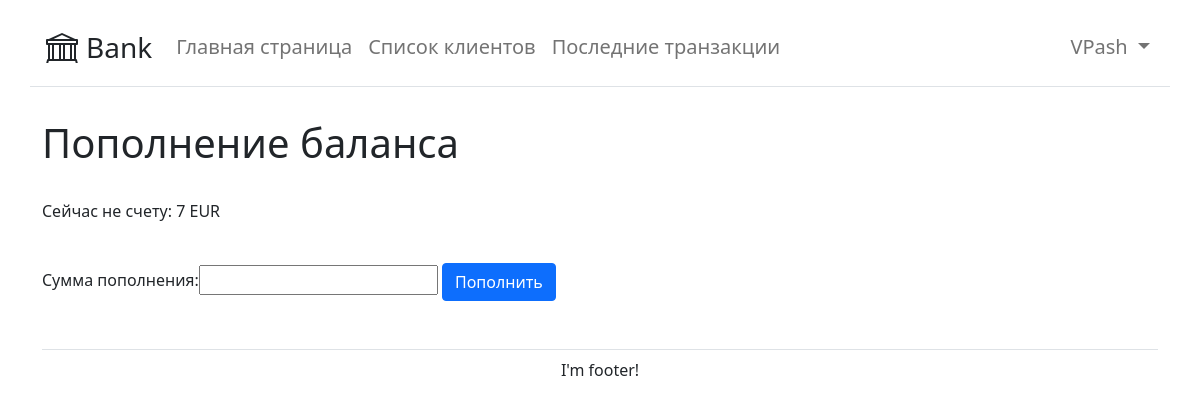
/add_balance/1 (signed in), run on the app's committed database.
### bank/models.py (models this page shows, shortened)
class User(AbstractUser): # Первичная модель
	sex_choices = (
		(' ', 'Не выбран'),
		('М', 'Мужской'),
		('Ж', 'Женский'),
	)
	first_name = models.CharField(max_length=30, blank=True, verbose_name='Имя')
	last_name = models.CharField(max_length=30, blank=True, verbose_name='Фамилия')
	sex = models.CharField(choices=sex_choices, default=' ', max_length=2, verbose_name='Пол')
	age = models.IntegerField(default=0, verbose_name='Возраст')
	slug = models.SlugField(max_length=255, unique=True, db_index=True)
	def get_absolute_url(self):
		return reverse('client_info', kwargs={'client_slug': self.slug})
	class Meta: # изменят наименование моедли в админ панели
		verbose_name = 'Пользователи'
		verbose_name_plural = 'Пользователи' # наименование для множемтвенного числа

class Account_Balance (models.Model):
	bank_account = models.OneToOneField(Bank_Account, on_delete=models.CASCADE)
	balance = models.IntegerField(default=0, validators=[validators.MinValueValidator(0),], verbose_name='Баланс')
	class Meta:
		verbose_name = 'Баланс счёта'

class Bank_Account (models.Model): # Вторичная модель
	account_choices = (
		('USD', 'USD'),
		('EUR', 'EUR'),
		('RUB', 'RUB'),
	)
	account = models.CharField(choices=account_choices, max_length=3, verbose_name='Счёт')
	time_create = models.DateTimeField(auto_now_add=True, verbose_name='Дата создания')
	client = models.ForeignKey(settings.AUTH_USER_MODEL, on_delete=models.CASCADE, verbose_name='Клиент')
	def __str__(self):
		return self.account
	class Meta:
		verbose_name = 'Банковские счета'
		verbose_name_plural = 'Банковские счета'
		ordering = ['time_create']

### bank/views.py (the view)
def add_balance (request, account_balance_pk):
	account_balance = get_object_or_404 (Account_Balance, pk=account_balance_pk)
	if request.method == 'POST':
		form = AddBalanceForm(request.POST, balance=account_balance.balance)
		if form.is_valid():
			add_amount = form.cleaned_data.get('replenishment_amount')
			account_balance.balance = F('balance')+add_amount
			account_balance.save()
			return redirect(reverse_lazy('client_info', args=[request.user.slug]))
	else:
		form = AddBalanceForm()
	return render (request, 'bank/add_balance.html', {'menu': menu, 'form': form, 'account_balance': account_balance, 'title': 'Пополнение баланса'})

### bank/forms.py (shortened to what this page needs)
class AddBalanceForm(forms.Form):
	def __init__(self, *args, **kwargs):
		self.balance = kwargs.pop('balance', None)
		super(AddBalanceForm, self).__init__(*args, **kwargs)
	replenishment_amount = forms.IntegerField(label='Сумма пополнения', validators=[validators.MinValueValidator(0),])

### bank/templates/bank/add_balance.html (shortened to what this page needs)
{% extends 'bank/base.html' %}
{% block content %}
  <div class="container">
    <h1>{{title}}</h1><br>
    <p>Сейчас не счету: {{account_balance.balance}} {{account_balance.bank_account}}</p><br>
    <form method="post">
      {{ form }}
    <button type="submit" class="btn btn-primary">Пополнить</button>
  </form>
  </div>
{% endblock %}

### bank/templates/bank/base.html (shortened to what this page needs)
{% load static %}
<!DOCTYPE html PUBLIC "-//W3C//DTD XHTML 1.0 Strict//EN"
	"http://www.w3.org/TR/xhtml1/DTD/xhtml1-strict.dtd">
<html xmlns="http://www.w3.org/1999/xhtml" xml:lang="en" lang="en">
<head>
	<link type='text/css' href='{% static "bank/css/styles.css" %}' rel='stylesheet'>
	<link rel="stylesheet" href="https://cdn.jsdelivr.net/npm/bootstrap@5.1.3/dist/css/bootstrap.min.css">
</head>
<body>
{% block mainmenu %}
<nav class="navbar navbar-expand-lg navbar-light">
  <div class="container border-bottom py-3 mb-4">
    <a href="{% url 'main' %}" class="d-flex align-items-center mb-3 mb-md-0 me-md-auto text-dark text-decoration-none">
        <span class="fs-3 ps-1">Bank</span>
      </a>
    <div class="collapse navbar-collapse fs-5 ps-3" id="navbarSupportedContent">
      <ul class="navbar-nav me-auto mb-2 mb-lg-0">
        {% for m in menu %}
          {% if m.title == title %}
            <li class="nav-item nav-link">{{ m.title }}</li>
          {% else %}
            <li class="nav-item"><a class="nav-link" href="{% url m.url_name %}">{{ m.title }}</a></li>
          {% endif %}
        {% endfor %}
      </ul>
      <ul class="navbar-nav">
        {% if request.user.is_authenticated %}
        <li class="nav-item dropdown">
          <a class="nav-link dropdown-toggle" href="#" id="navbarDropdown" role="button" data-bs-toggle="dropdown" aria-expanded="false">
            {{ user.username }}
          </a>
        </li>
        {% else %}
        <li class="nav-item"><a href="{% url 'login' %}" class="nav-link">Войти |</a></li>
        <li class="nav-item"><a href="{% url 'register' %}" class="nav-link">Регистрация</a></li>
        {% endif %}
      </ul>
    </div>
  </div>
</nav>
{% endblock mainmenu %}
	{% block content %}
	{% endblock %}
  <div class="container">
    <footer class="d-flex flex-wrap justify-content-center mt-5 py-2 border-top">
      I'm footer!
    </footer>
  </div>
</body>
</html>

### bank/static/bank/css/styles.css (style rules this page uses)
a, a:hover, a:visited, a:focus { text-decoration: none; }

### data on the page
User: username "VPash"
Account_Balance: balance "7", bank_account "EUR"

### other printed values
{{ m.title }} "Главная страница" "Список клиентов" "Последние транзакции"
{{ title }} "Пополнение баланса"
